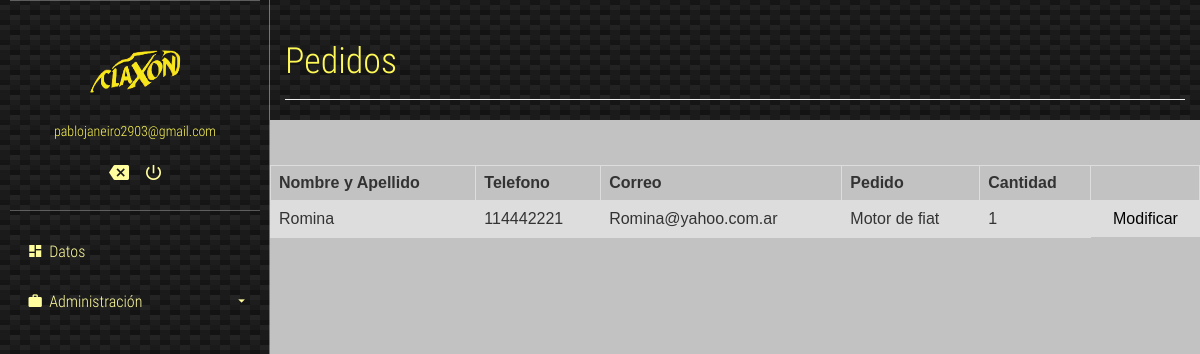
Page /verPedidos.php (signed in) on the committed database.
### tables this page shows
CREATE TABLE `users` (
  `id` int(11) NOT NULL,
  `email` varchar(200) NOT NULL,
  `password` varchar(200) NOT NULL,
  `Tipo` varchar(15) DEFAULT 'Cliente'
);

CREATE TABLE `pedidos` (
  `id` int(11) NOT NULL,
  `nombre` varchar(200) NOT NULL,
  `telefono` varchar(15) NOT NULL,
  `correo` varchar(200) NOT NULL,
  `pedido` varchar(200) NOT NULL,
  `cantidad` int(255) NOT NULL
);

### verPedidos.php (the view, shortened to what this page needs)
<?php
  require 'database.php';
  if (isset($_SESSION['user_id'])) {
    $records = $conn->prepare('SELECT id, email, password FROM users WHERE id = :id');
    $records->bindParam(':id', $_SESSION['user_id']);
    $records->execute();
    $results = $records->fetch(PDO::FETCH_ASSOC);
    $user = null;
    if (count($results) > 0) {
      $user = $results;
    }
  }
?>
<head>
	<link rel="stylesheet" href="./css/main.css">
</head>
<body>
	<section class="full-box cover dashboard-sideBar">
		<div class="full-box dashboard-sideBar-ct">
			<div class="full-box dashboard-sideBar-UserInfo">
				<figure class="full-box">
				<img src="claxon2.png" alt="UserIcon">
					<figcaption class="text-center text-titles"><?= $user['email']; ?></figcaption>
				</figure>
				<ul class="full-box list-unstyled text-center">
					<li>
						<a href="index.php">
							<i class="zmdi zmdi-tag-close"></i>
						</a>
					</li>
					<li>
						<a href="logout.php" class="btn-exit-system">
							<i class="zmdi zmdi-power"></i>
						</a>
					</li>
				</ul>
			</div>
			<ul class="list-unstyled full-box dashboard-sideBar-Menu">
				<li>
					<a href="home.php">
						<i class="zmdi zmdi-view-dashboard zmdi-hc-fw"></i> Datos
					</a>
				</li>
				<li>
					<a class="btn-sideBar-SubMenu">
						<i class="zmdi zmdi-case zmdi-hc-fw"></i> Administración <i class="zmdi zmdi-caret-down pull-right"></i>
					</a>
					<ul class="list-unstyled full-box">
					</ul>
				</li>
			</ul>
		</div>
	</section>
	<section class="full-box dashboard-contentPage">
		<div class="container-fluid">
			<div class="page-header">
			  <h1 class="text-titles">Pedidos</h1>
			</div>
		</div>
		<?php
	include("conexion.php");
	$query = "SELECT id, nombre, telefono, correo, pedido, cantidad FROM pedidos";
        $resultado = $conexion->query($query);
            ?>
            <form class="articulo" class="post" method="post">
				<br><br/>
<table>
  <tr>
    <th>Nombre y Apellido</th>
    <th>Telefono</th>
    <th>Correo</th>
	<th>Pedido</th>
	<th>Cantidad</th>
	<th></th>
  </tr>
  <?php
     while ($row = $resultado -> fetch_assoc()) {
  ?>
  <tr>
    <td><?php echo $row['nombre'] ?></td>
    <td><?php echo $row['telefono'] ?></td>
    <td><?php echo $row['correo'] ?></td>
	<td><?php echo $row['pedido'] ?></td>
	<td><?php echo $row['cantidad'] ?></td>
	<td style="display:flex; justify-content:center" ><a href="actualizarPedidos.php?id=<?php echo $row["id"]?>"  style="color:black; ">Modificar</a>
  </tr>
  <?php
}
?>
	</table>
            </form>
	</section>
</body>
</html>

### css/main.css (style rules this page uses)
body, html { background-color: rgb(194, 194, 194); width: 100%; height: 100%; margin: 0; padding: 0; position: relative; font-size: 16px; font-family: 'RobotoCondensed'; overflow: hidden; }
.full-box { margin: 0; padding: 0; width: 100%; box-sizing: border-box; }
.cover { background: 50% 50% no-repeat; background-size: cover; }
.text-titles { color: #fff958; font-family: 'RobotoCondensedLight' }
.dashboard-sideBar, .dashboard-contentPage { position: absolute; top: 0; height: 100%; transition: all .3s ease-in-out; }
.dashboard-sideBar, .dashboard-sideBar-ct { width: 270px; }
.dashboard-sideBar { left: 0; z-index: 2; background: linear-gradient(27deg, #151515 5px, transparent 5px) 0 5px, linear-gradient(207deg, #151515 5px, transparent 5px) 10px 0px, linear-gradient(27deg, #222 5px, transparent 5px) 0px 10px, linear-gradient(207deg, #222 5px, transparent 5px) 10px 5px, linear-gradient(90deg, #1b1b1b 10px, transparent 10px), linear-gradient(#1d1d1d 25%, #1a1a1a 25%, #1a1a1a 50%, transparent 50%, transparent 75%, #242424 75%, #242424); background-color: #131313; background-size: 20px 20px; border-right: 1px solid rgba(255, 255, 255, .4); overflow: hidden; }
.dashboard-sideBar-ct { position: relative; height: 100%; padding: 0 10px; padding-bottom: 30px; }
.dashboard-sideBar-UserInfo { border-top: 1px solid rgba(255, 255, 255, .3); border-bottom: 1px solid rgba(255, 255, 255, .3); color: #fff; font-size: 14px; padding: 20px 0; }
.dashboard-sideBar-UserInfo figure img { width: 100px; height: 100px; border-radius: 100%; display: block; margin: 0 auto; }
.dashboard-sideBar-UserInfo ul { margin-top: 15px; }
.dashboard-sideBar-UserInfo ul > li, .dashboard-sideBar-UserInfo ul > li > a { display: inline-block; color: rgb(255, 253, 158); }
.dashboard-sideBar-UserInfo ul > li > a { outline: none; font-size: 20px; padding: 7px; transition: all .3s ease-in-out; }
.dashboard-sideBar-Menu { padding-top: 15px; }
.dashboard-sideBar-Menu > li, .dashboard-sideBar-Menu > li > a, .dashboard-sideBar-Menu > li > ul > li, .dashboard-sideBar-Menu > li > ul > li > a { line-height: 50px; font-family: "RobotoCondensedLight"; display: block; color: rgb(255, 253, 158); text-decoration: none; border-radius: 4px; transition: all .3s ease-in-out; position: relative; }
.dashboard-sideBar-Menu > li > a > i.zmdi-caret-down { line-height: 50px; transition: all .3s ease-in-out; }
.dashboard-sideBar-Menu > li > a { padding: 0 15px; box-sizing: border-box; height: 50px; outline: none; }
.dashboard-sideBar-Menu > li > ul { position: relative; padding-top: 7px; height: 0; overflow: hidden; }
.dashboard-contentPage { right: 0; z-index: 1; padding-left: 270px; }

### verPedidos.php (style rules this page uses)
table { font-family: arial, sans-serif; border-collapse: collapse; width: 100%; }
td, th { border: 1px solid #dddddd; text-align: left; padding: 8px; }
tr:nth-child(even) { background-color: #dddddd; }

### rows in the picture
users: email "pablojaneiro2903@gmail.com"
pedidos: nombre "Romina", telefono "114442221", correo "Romina@yahoo.com.ar", pedido "Motor de fiat", cantidad "1"
